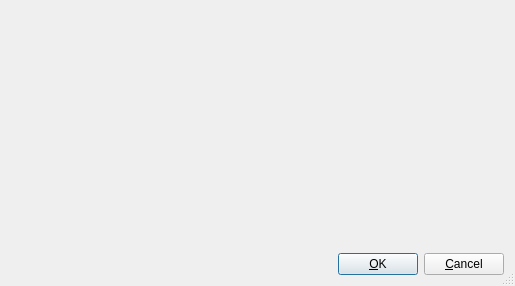
<ui version="4.0" >
 <class>ProxyErrorBase</class>
 <widget class="QDialog" name="ProxyErrorBase" >
  <property name="geometry" >
   <rect>
    <x>0</x>
    <y>0</y>
    <width>515</width>
    <height>286</height>
   </rect>
  </property>
  <property name="windowTitle" >
   <string>Proxy error</string>
  </property>
  <property name="sizeGripEnabled" >
   <bool>true</bool>
  </property>
  <layout class="QVBoxLayout" >
   <property name="margin" >
    <number>11</number>
   </property>
   <property name="spacing" >
    <number>6</number>
   </property>
   <item>
    <widget class="QLabel" name="lblMessage" >
     <property name="sizePolicy" >
      <sizepolicy>
       <hsizetype>7</hsizetype>
       <vsizetype>1</vsizetype>
       <horstretch>0</horstretch>
       <verstretch>0</verstretch>
      </sizepolicy>
     </property>
     <property name="font" >
      <font>
       <weight>75</weight>
       <bold>true</bold>
      </font>
     </property>
     <property name="text" >
      <string/>
     </property>
     <property name="wordWrap" >
      <bool>false</bool>
     </property>
    </widget>
   </item>
   <item>
    <layout class="QHBoxLayout" >
     <property name="margin" >
      <number>0</number>
     </property>
     <property name="spacing" >
      <number>6</number>
     </property>
     <item>
      <spacer>
       <property name="orientation" >
        <enum>Qt::Horizontal</enum>
       </property>
       <property name="sizeType" >
        <enum>QSizePolicy::Expanding</enum>
       </property>
       <property name="sizeHint" >
        <size>
         <width>20</width>
         <height>20</height>
        </size>
       </property>
      </spacer>
     </item>
     <item>
      <widget class="QPushButton" name="buttonOk" >
       <property name="text" >
        <string>&amp;OK</string>
       </property>
       <property name="autoDefault" >
        <bool>true</bool>
       </property>
       <property name="default" >
        <bool>true</bool>
       </property>
      </widget>
     </item>
     <item>
      <widget class="QPushButton" name="buttonCancel" >
       <property name="text" >
        <string>&amp;Cancel</string>
       </property>
       <property name="autoDefault" >
        <bool>true</bool>
       </property>
      </widget>
     </item>
    </layout>
   </item>
  </layout>
 </widget>
 <pixmapfunction>qPixmapFromMimeSource</pixmapfunction>
 <resources/>
 <connections/>
</ui>
